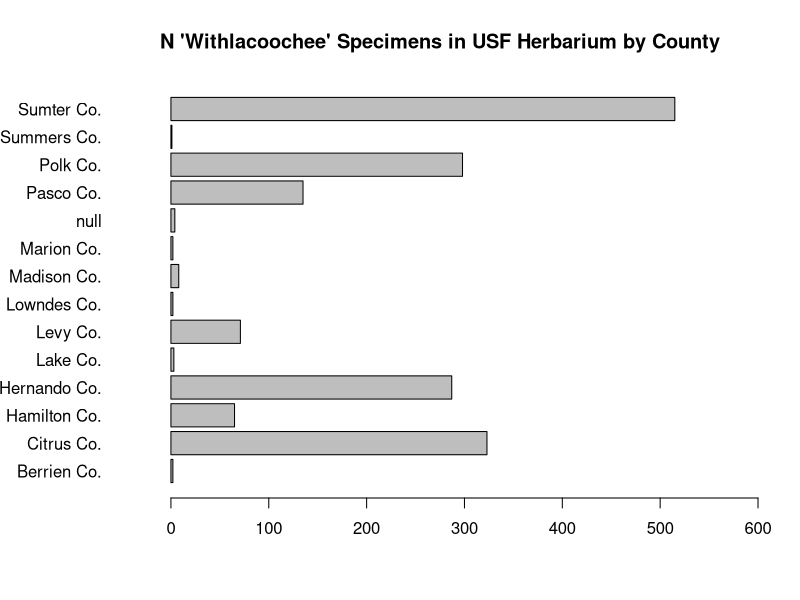
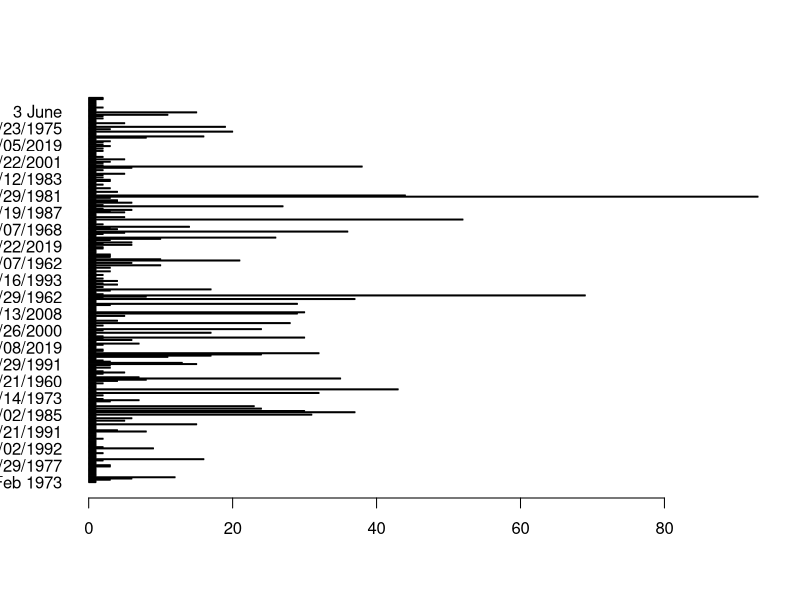
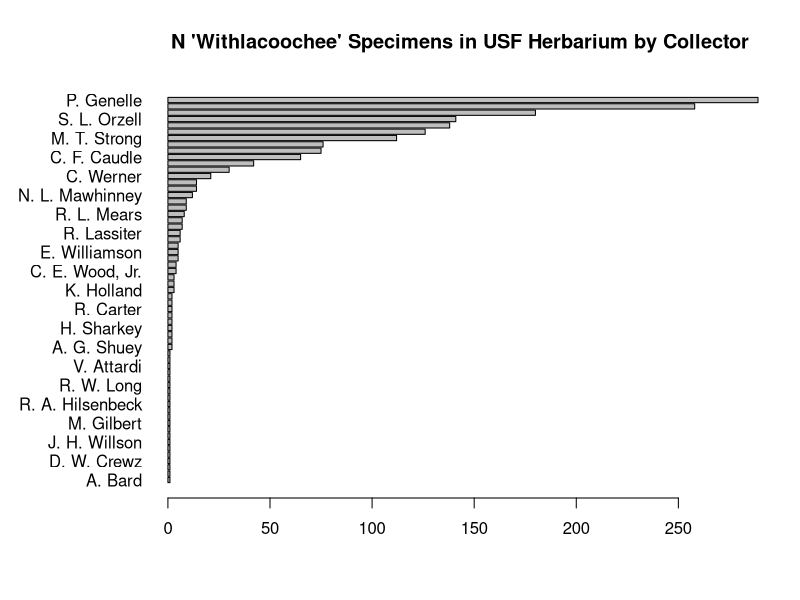
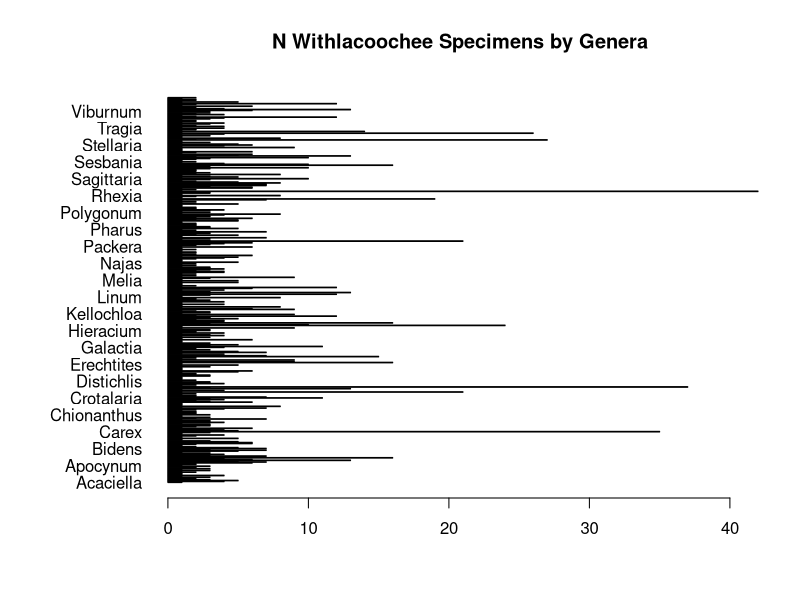

Write the R code that produced these figures, in order. (Note: this script raises an error after producing the figures.)
#Withlacoochee Data Exploration

WTL_sp <- read.csv("WTL_specimens.csv", header = TRUE)

par(mar = c(5, 6, 4, 2) + 0.1)

barplot(table(WTL_sp$county), horiz = TRUE, las = 1, xlim = c(-50,600))

title(main = "N 'Withlacoochee' Specimens in USF Herbarium by County")

par(mar = c(5, 4, 4, 2) + 0.1)

coll_dates = as.Date(WTL_sp$Collection.Date, format = "%d/%m/%Y")

barplot(table(WTL_sp$Collection.Date), horiz = TRUE, las = 1)

collector = table(WTL_sp$collector_Text)

par(mar = c(5, 8, 4, 2) + 0.1)

barplot(collector[order(collector)], horiz = TRUE, las = 1, main = "N 'Withlacoochee' Specimens in USF Herbarium by Collector", cex.text = 0.8)

par(mar = c(5, 8, 4, 2) + 0.1)

barplot(table(WTL_sp$genus), horiz = TRUE, las = 1, main = "N Withlacoochee Specimens by Genera")

par(mar = c(5, 8, 4, 2) + 0.1)

#Okay, time for some more serious aggregation work. Need Family, Genus, Species, Collector, and Collection Date.

WTL_sp <- read.csv("WTL_specimens.csv", header = TRUE) #Reading "Withlacoochee" as Location
WSF_sp = read.csv("WSF_specimens.csv", header = TRUE) #Reading "Withlacoochee State Forest as Location"

comb_sp = rbind(WTL_sp, WSF_sp)

doubles_check = table(comb_sp$barcode)

cut_list = doubles_check[doubles_check > 1]

for(i in 1:length(cut_list)){
  cut = grep(names(cut_list[i]), comb_sp$barcode)
  comb_sp = comb_sp[-c(cut[1], cut[2]),]
  pull = WTL_sp[cut_list[i],]
  comb_sp = rbind(comb_sp, pull)
}

WTL_taxa = data.frame(comb_sp$family, comb_sp$genus, comb_sp$species)

WTL_dates = comb_sp$Collection.Date

coll_dates = as.Date(comb_sp$Collection.Date, format = "%d/%m/%Y")
coll_yr = as.Date(coll_dates, format = "%Y")

#We've extracted collection years, going to go back and backfill some of the shitty data.
#Should probably do this after we've got an official export from the database.

genus = WTL_data$comb_sp.genus
specs = WTL_data$comb_sp.species
epithet = vector("character", length(genus))

for(i in 1:length(epithet)){
  epithet[i] = paste0(genus[i]," ",specs[i])
}
